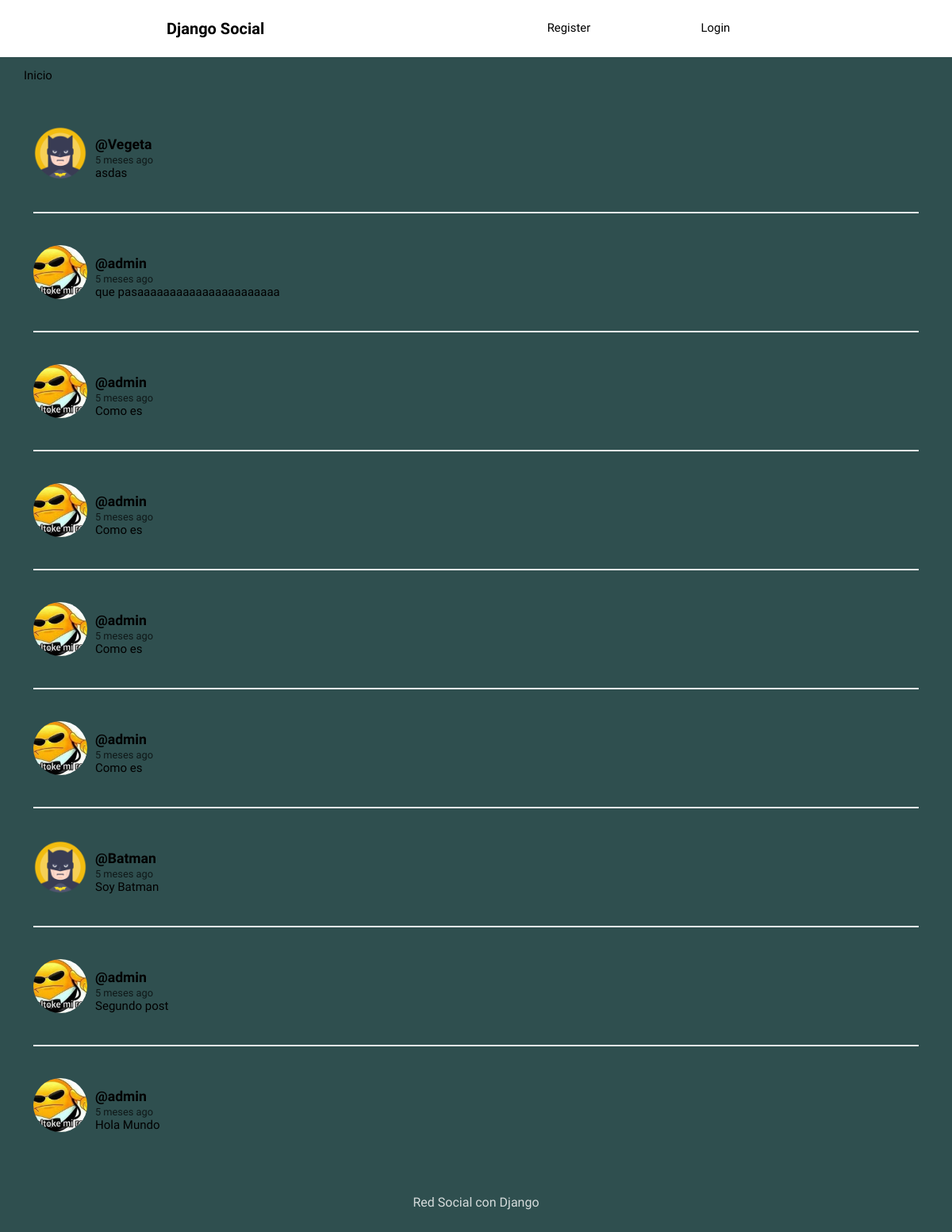
The page / on the database its author committed.
### social/models.py (models this page shows, shortened)
class Post(models.Model):
    user=models.ForeignKey(User, on_delete=models.CASCADE, related_name='posts')
    timestamp=models.DateTimeField(default=timezone.now)
    content=models.TextField(default=" ")
    class Meta:
        ordering  = ['-timestamp']

class profile(models.Model):
    user=models.OneToOneField(User, on_delete=models.CASCADE)
    image=models.ImageField(default='batman.png')

### social/views.py (the view)
# urls.py: path('', views.feed, name='feed'),
def feed(request):
    posts= Post.objects.all()
    context={'posts':posts}
    return render(request,'social/feed.html',context)

### social/templates/social/feed.html (shortened to what this page needs)
{% extends 'social/layout.html' %}
{%load humanize%}
{% block content %}
{% for post in posts %}
<article>
    <div class="container-article">
        <img src="{{post.user.profile.image.url}}">
        <div>
            <h2 class="username"><a href="{%url 'profile' post.user.username%}">@{{ post.user.username }}</a></h2>
            <time data-time="#">{{ post.timestamp|naturaltime }}</time>
            <div class="post">{{ post.content }}</div>
        </div>
    </div>
</article>
{% endfor %}
{% endblock %}

### social/templates/social/layout.html (shortened to what this page needs)
<!DOCTYPE html>
{% load static %}
<html>
<head>
	<link rel="stylesheet" type="text/css" href="{% static 'normalize.css'%}">
	<link rel="stylesheet" type="text/css" href="{% static 'style.css'%}">
</head>
<body>
	<header class="main-head">
		<nav class="main">
			<h1 id="logo">Django Social</h1>
			<ul>
				{% if request.user.is_authenticated %}
				<li><a href="{% url 'logout' %}">Logout</a></li>
				{%else %}
				<li><a href="{% url 'register' %}">Register</a></li>
				<li><a href="{% url 'login' %}">Login</a></li>
				{%endif%}
			</ul>
		</nav>
	</header>
	<div >
		<nav class="second-nav">
			<a class="feed" href="{% url 'feed' %}">Inicio</a>
		</nav>
		{% block content %}
		{% endblock content %}
	</div>
	<footer>
		<div class="row">
			<p>Red Social con Django</p>
		</div>
	</footer>
</body>
</html>

### social/static/style.css (style rules this page uses)
body { background: #2F4F4F; font-size: 62.5%; font-family: 'Varela Round', Helvetica, Arial, serif; }
p { font-size: 1rem; }
img { object-fit: cover; }
.main-head { background: white; color: black; }
nav.main { min-height: 7vh; display: flex; width: 65%; margin: auto; align-items: center; padding: 0.5rem; }
nav.main ul { display: flex; flex: 1 1 40rem; justify-content: space-around; align-items: center; list-style: none; }
#logo { flex: 2 1 40rem; }
a { font-size: .93rem; text-decoration: none; color: black; }
.main { background: white; width: 60%; margin: 5% auto; border-radius: 4px; padding-bottom: 20px; }
.second-nav { display: flex; padding: 15px 30px; }
.second-nav .feed { flex: 1 1 30px; }
article { width: 93%; margin: auto; padding: 40px 0; border-bottom: 2px solid #ECEEEF; }
.username { margin-bottom: .2rem; }
.username a { font-size: 1.1rem; }
.container-article { display: flex; }
.container-article img { height: 68px; width: 68px; margin-right: 10px; border-radius: 50%; }
article:last-child { border-bottom: 0; }
time { font-size: .8rem; opacity: .7; }
.post { font-size: .94rem; }
footer { color: white; text-align: center; font-size: .875em; margin: 40px 0; }
footer p { opacity: .8; }

### rows shown on the page
Post: user.profile.image (picture), user.username "Vegeta", timestamp "5 meses ago", content "asdas"
Post: user.profile.image (picture), user.username "admin", timestamp "5 meses ago", content "que pasaaaaaaaaaaaaaaaaaaaaaa"
Post: user.profile.image (picture), user.username "admin", timestamp "5 meses ago", content "Como es"
Post: user.profile.image (picture), user.username "admin", timestamp "5 meses ago", content "Como es"
Post: user.profile.image (picture), user.username "admin", timestamp "5 meses ago", content "Como es"
Post: user.profile.image (picture), user.username "admin", timestamp "5 meses ago", content "Como es"
Post: user.profile.image (picture), user.username "Batman", timestamp "5 meses ago", content "Soy Batman"
Post: user.profile.image (picture), user.username "admin", timestamp "5 meses ago", content "Segundo post"
Post: user.profile.image (picture), user.username "admin", timestamp "5 meses ago", content "Hola Mundo"
